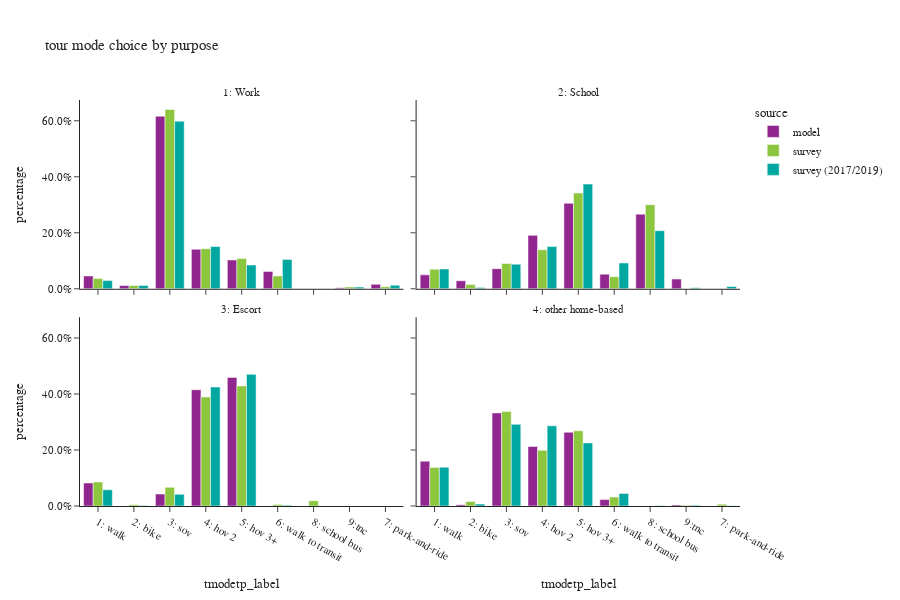

Source (notebook cell):
### Code cell
all_tour = df_tour.loc[df_tour['parent']==0].copy()
plot_mode_choice(all_tour,"tour mode choice by purpose")

### Figure 1 — Plotly figure (JSON) as saved in the notebook; plotly's stock layout.template omitted (floating-point values rounded to 4 significant figures)
{"data": [{"alignmentgroup": "True", "customdata": [[62307], [15650], [836368], [191523], [139625], [84200], [21620], [5317]], "hovertemplate": "source=model<br>pdpurp_label=1: Work<br>tmodetp_label=%{x}<br>percentage=%{y}<br>sample count=%{customdata[0]}<extra></extra>", "legendgroup": "model", "marker": {"color": "#91268F", "pattern": {"shape": ""}}, "name": "model", "offsetgroup": "model", "orientation": "v", "showlegend": true, "textposition": "auto", "type": "bar", "x": ["1: walk", "2: bike", "3: sov", "4: hov 2", "5: hov 3+", "6: walk to transit", "7: park-and-ride", "9:tnc"], "xaxis": "x3", "y": [0.04593, 0.01154, 0.6165, 0.1412, 0.1029, 0.06207, 0.01594, 0.003919], "yaxis": "y3"}, {"alignmentgroup": "True", "customdata": [[36061], [20806], [52071], [138296], [221141], [37888], [193201], [25227]], "hovertemplate": "source=model<br>pdpurp_label=2: School<br>tmodetp_label=%{x}<br>percentage=%{y}<br>sample count=%{customdata[0]}<extra></extra>", "legendgroup": "model", "marker": {"color": "#91268F", "pattern": {"shape": ""}}, "name": "model", "offsetgroup": "model", "orientation": "v", "showlegend": false, "textposition": "auto", "type": "bar", "x": ["1: walk", "2: bike", "3: sov", "4: hov 2", "5: hov 3+", "6: walk to transit", "8: school bus", "9:tnc"], "xaxis": "x4", "y": [0.04976, 0.02871, 0.07185, 0.1908, 0.3052, 0.05228, 0.2666, 0.03481], "yaxis": "y4"}, {"alignmentgroup": "True", "customdata": [[62689], [310], [32551], [316680], [350247]], "hovertemplate": "source=model<br>pdpurp_label=3: Escort<br>tmodetp_label=%{x}<br>percentage=%{y}<br>sample count=%{customdata[0]}<extra></extra>", "legendgroup": "model", "marker": {"color": "#91268F", "pattern": {"shape": ""}}, "name": "model", "offsetgroup": "model", "orientation": "v", "showlegend": false, "textposition": "auto", "type": "bar", "x": ["1: walk", "2: bike", "3: sov", "4: hov 2", "5: hov 3+"], "xaxis": "x", "y": [0.08222, 0.0004066, 0.04269, 0.4153, 0.4594], "yaxis": "y"}, {"alignmentgroup": "True", "customdata": [[519799], [15303], [1078974], [690274], [854364], [73925], [12551]], "hovertemplate": "source=model<br>pdpurp_label=4: other home-based<br>tmodetp_label=%{x}<br>percentage=%{y}<br>sample count=%{customdata[0]}<extra></extra>", "legendgroup": "model", "marker": {"color": "#91268F", "pattern": {"shape": ""}}, "name": "model", "offsetgroup": "model", "orientation": "v", "showlegend": false, "textposition": "auto", "type": "bar", "x": ["1: walk", "2: bike", "3: sov", "4: hov 2", "5: hov 3+", "6: walk to transit", "9:tnc"], "xaxis": "x2", "y": [0.1602, 0.004716, 0.3325, 0.2127, 0.2633, 0.02278, 0.003868], "yaxis": "y2"}, {"alignmentgroup": "True", "customdata": [[221], [135], [1351], [256], [98], [364], [25], [17]], "hovertemplate": "source=survey<br>pdpurp_label=1: Work<br>tmodetp_label=%{x}<br>percentage=%{y}<br>sample count=%{customdata[0]}<extra></extra>", "legendgroup": "survey", "marker": {"color": "#8CC63E", "pattern": {"shape": ""}}, "name": "survey", "offsetgroup": "survey", "orientation": "v", "showlegend": true, "textposition": "auto", "type": "bar", "x": ["1: walk", "2: bike", "3: sov", "4: hov 2", "5: hov 3+", "6: walk to transit", "7: park-and-ride", "9:tnc"], "xaxis": "x3", "y": [0.03637, 0.0118, 0.6406, 0.1429, 0.1083, 0.04593, 0.007479, 0.006574], "yaxis": "y3"}, {"alignmentgroup": "True", "customdata": [[71], [26], [46], [96], [201], [55], [156]], "hovertemplate": "source=survey<br>pdpurp_label=2: School<br>tmodetp_label=%{x}<br>percentage=%{y}<br>sample count=%{customdata[0]}<extra></extra>", "legendgroup": "survey", "marker": {"color": "#8CC63E", "pattern": {"shape": ""}}, "name": "survey", "offsetgroup": "survey", "orientation": "v", "showlegend": false, "textposition": "auto", "type": "bar", "x": ["1: walk", "2: bike", "3: sov", "4: hov 2", "5: hov 3+", "6: walk to transit", "8: school bus"], "xaxis": "x4", "y": [0.06982, 0.0149, 0.0904, 0.1393, 0.3422, 0.04317, 0.3002], "yaxis": "y4"}, {"alignmentgroup": "True", "customdata": [[113], [19], [69], [367], [290], [14], [7], [1]], "hovertemplate": "source=survey<br>pdpurp_label=3: Escort<br>tmodetp_label=%{x}<br>percentage=%{y}<br>sample count=%{customdata[0]}<extra></extra>", "legendgroup": "survey", "marker": {"color": "#8CC63E", "pattern": {"shape": ""}}, "name": "survey", "offsetgroup": "survey", "orientation": "v", "showlegend": false, "textposition": "auto", "type": "bar", "x": ["1: walk", "2: bike", "3: sov", "4: hov 2", "5: hov 3+", "6: walk to transit", "8: school bus", "9:tnc"], "xaxis": "x", "y": [0.08579, 0.004786, 0.06676, 0.3897, 0.4289, 0.004973, 0.01908, 8.244e-06], "yaxis": "y"}, {"alignmentgroup": "True", "customdata": [[1611], [171], [1956], [1168], [601], [307], [23], [2], [25]], "hovertemplate": "source=survey<br>pdpurp_label=4: other home-based<br>tmodetp_label=%{x}<br>percentage=%{y}<br>sample count=%{customdata[0]}<extra></extra>", "legendgroup": "survey", "marker": {"color": "#8CC63E", "pattern": {"shape": ""}}, "name": "survey", "offsetgroup": "survey", "orientation": "v", "showlegend": false, "textposition": "auto", "type": "bar", "x": ["1: walk", "2: bike", "3: sov", "4: hov 2", "5: hov 3+", "6: walk to transit", "7: park-and-ride", "8: school bus", "9:tnc"], "xaxis": "x2", "y": [0.1378, 0.01571, 0.338, 0.199, 0.2686, 0.03186, 0.006679, 1.198e-05, 0.002377], "yaxis": "y2"}, {"alignmentgroup": "True", "customdata": [[797], [240], [3253], [926], [386], [2462], [101], [8], [124]], "hovertemplate": "source=survey (2017/2019)<br>pdpurp_label=1: Work<br>tmodetp_label=%{x}<br>percentage=%{y}<br>sample count=%{customdata[0]}<extra></extra>", "legendgroup": "survey (2017/2019)", "marker": {"color": "#00A7A0", "pattern": {"shape": ""}}, "name": "survey (2017/2019)", "offsetgroup": "survey (2017/2019)", "orientation": "v", "showlegend": true, "textposition": "auto", "type": "bar", "x": ["1: walk", "2: bike", "3: sov", "4: hov 2", "5: hov 3+", "6: walk to transit", "7: park-and-ride", "8: school bus", "9:tnc"], "xaxis": "x3", "y": [0.02943, 0.01213, 0.5986, 0.1509, 0.08489, 0.105, 0.01279, 0.0002906, 0.005975], "yaxis": "y3"}, {"alignmentgroup": "True", "customdata": [[190], [37], [114], [284], [449], [288], [3], [250], [12]], "hovertemplate": "source=survey (2017/2019)<br>pdpurp_label=2: School<br>tmodetp_label=%{x}<br>percentage=%{y}<br>sample count=%{customdata[0]}<extra></extra>", "legendgroup": "survey (2017/2019)", "marker": {"color": "#00A7A0", "pattern": {"shape": ""}}, "name": "survey (2017/2019)", "offsetgroup": "survey (2017/2019)", "orientation": "v", "showlegend": false, "textposition": "auto", "type": "bar", "x": ["1: walk", "2: bike", "3: sov", "4: hov 2", "5: hov 3+", "6: walk to transit", "7: park-and-ride", "8: school bus", "9:tnc"], "xaxis": "x4", "y": [0.0708, 0.005047, 0.08779, 0.1509, 0.3738, 0.09229, 0.008288, 0.2076, 0.003447], "yaxis": "y4"}, {"alignmentgroup": "True", "customdata": [[163], [8], [45], [652], [489], [28], [3], [1]], "hovertemplate": "source=survey (2017/2019)<br>pdpurp_label=3: Escort<br>tmodetp_label=%{x}<br>percentage=%{y}<br>sample count=%{customdata[0]}<extra></extra>", "legendgroup": "survey (2017/2019)", "marker": {"color": "#00A7A0", "pattern": {"shape": ""}}, "name": "survey (2017/2019)", "offsetgroup": "survey (2017/2019)", "orientation": "v", "showlegend": false, "textposition": "auto", "type": "bar", "x": ["1: walk", "2: bike", "3: sov", "4: hov 2", "5: hov 3+", "6: walk to transit", "8: school bus", "9:tnc"], "xaxis": "x", "y": [0.05802, 0.001558, 0.04177, 0.425, 0.4703, 0.002986, 0.0003253, 2.536e-05], "yaxis": "y"}, {"alignmentgroup": "True", "customdata": [[2970], [133], [2959], [2371], [1567], [877], [29], [26], [126]], "hovertemplate": "source=survey (2017/2019)<br>pdpurp_label=4: other home-based<br>tmodetp_label=%{x}<br>percentage=%{y}<br>sample count=%{customdata[0]}<extra></extra>", "legendgroup": "survey (2017/2019)", "marker": {"color": "#00A7A0", "pattern": {"shape": ""}}, "name": "survey (2017/2019)", "offsetgroup": "survey (2017/2019)", "orientation": "v", "showlegend": false, "textposition": "auto", "type": "bar", "x": ["1: walk", "2: bike", "3: sov", "4: hov 2", "5: hov 3+", "6: walk to transit", "7: park-and-ride", "8: school bus", "9:tnc"], "xaxis": "x2", "y": [0.1387, 0.007019, 0.2917, 0.2864, 0.2254, 0.04495, 0.001246, 0.001883, 0.002709], "yaxis": "y2"}], "layout": {"annotations": [{"font": {}, "showarrow": false, "text": "3: Escort", "x": 0.245, "xanchor": "center", "xref": "paper", "y": 0.465, "yanchor": "bottom", "yref": "paper"}, {"font": {}, "showarrow": false, "text": "4: other home-based", "x": 0.755, "xanchor": "center", "xref": "paper", "y": 0.465, "yanchor": "bottom", "yref": "paper"}, {"font": {}, "showarrow": false, "text": "1: Work", "x": 0.245, "xanchor": "center", "xref": "paper", "y": 1.0, "yanchor": "bottom", "yref": "paper"}, {"font": {}, "showarrow": false, "text": "2: School", "x": 0.755, "xanchor": "center", "xref": "paper", "y": 1.0, "yanchor": "bottom", "yref": "paper"}], "barmode": "group", "font": {"size": 11}, "height": 600, "legend": {"title": {"text": "source"}, "tracegroupgap": 0}, "title": {"text": "tour mode choice by purpose"}, "width": 900, "xaxis": {"anchor": "y", "categoryorder": "category ascending", "domain": [0.0, 0.49], "dtick": 1, "title": {"text": "tmodetp_label"}}, "xaxis2": {"anchor": "y2", "domain": [0.51, 1.0], "matches": "x", "title": {"text": "tmodetp_label"}}, "xaxis3": {"anchor": "y3", "domain": [0.0, 0.49], "matches": "x", "showticklabels": false}, "xaxis4": {"anchor": "y4", "domain": [0.51, 1.0], "matches": "x", "showticklabels": false}, "yaxis": {"anchor": "x", "domain": [0.0, 0.465], "tickformat": ".1%", "title": {"text": "percentage"}}, "yaxis2": {"anchor": "x2", "domain": [0.0, 0.465], "matches": "y", "showticklabels": false, "tickformat": ".1%"}, "yaxis3": {"anchor": "x3", "domain": [0.535, 1.0], "matches": "y", "tickformat": ".1%", "title": {"text": "percentage"}}, "yaxis4": {"anchor": "x4", "domain": [0.535, 1.0], "matches": "y", "showticklabels": false, "tickformat": ".1%"}}}
